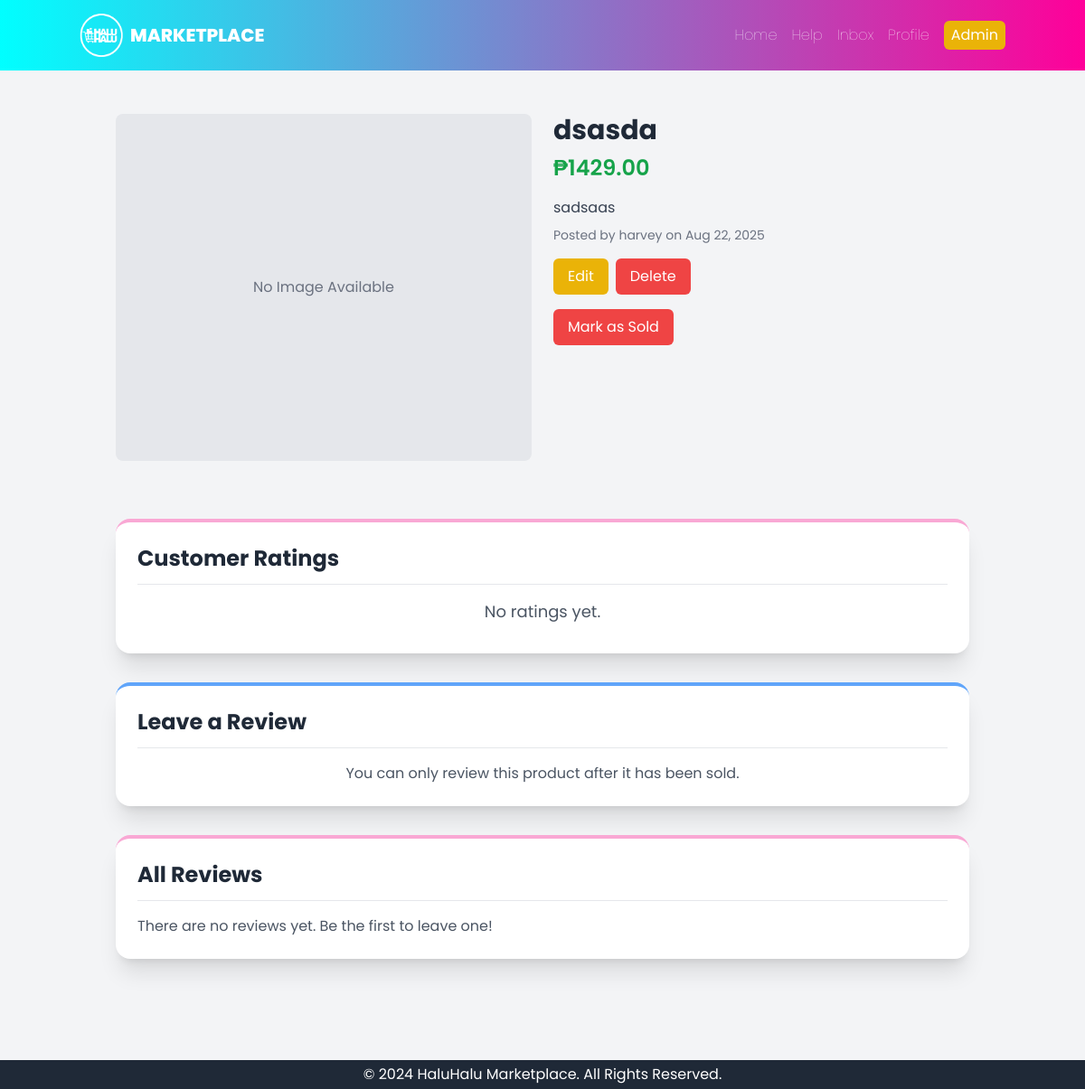
The page /products/7/ (signed in) on the database as committed earlier.
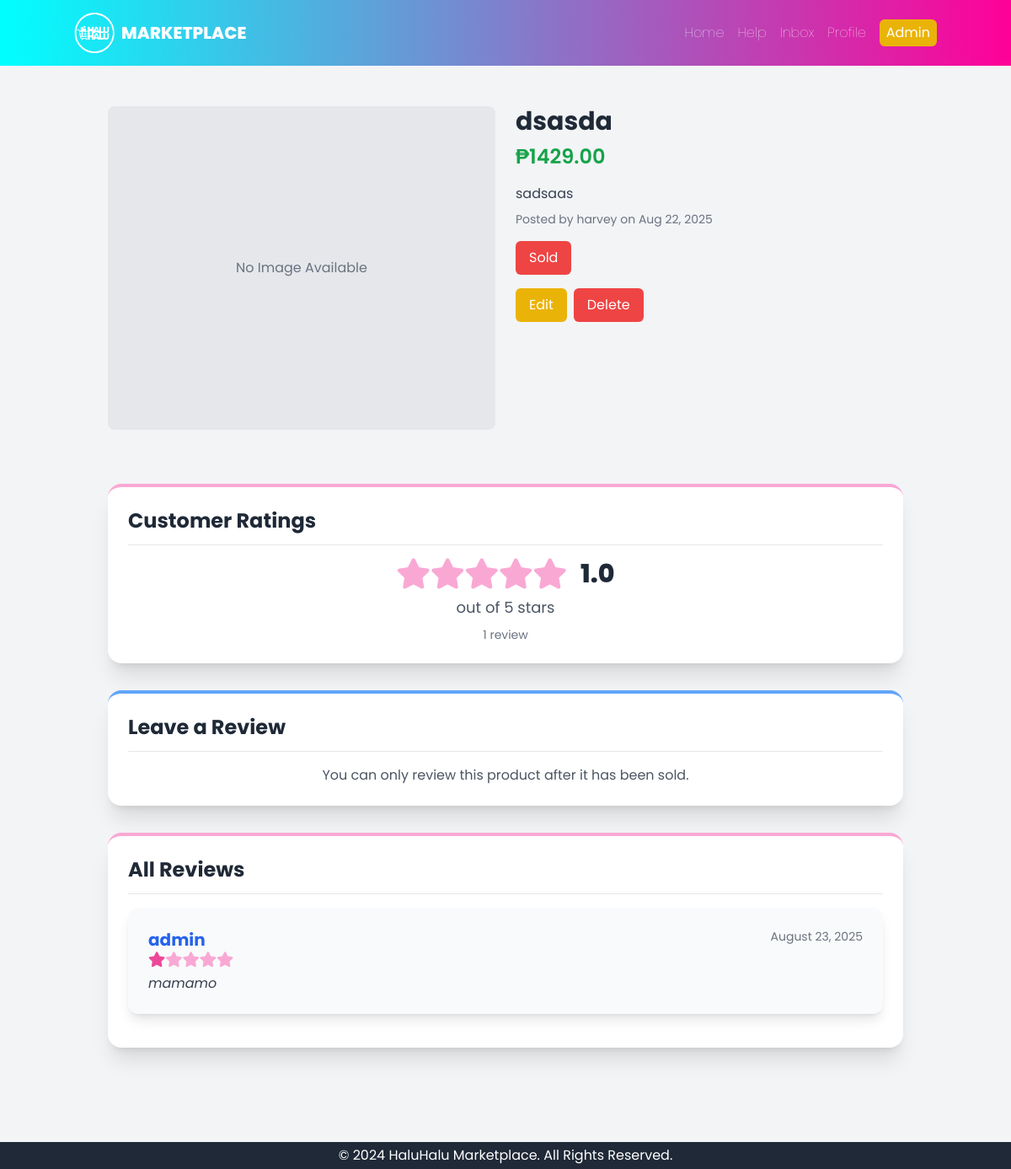
The same page on the database as committed later.
### core/models.py (models this page shows, shortened)
class Review(models.Model):
    product = models.ForeignKey(Product, on_delete=models.CASCADE, related_name='reviews')
    author = models.ForeignKey(settings.AUTH_USER_MODEL, on_delete=models.CASCADE, related_name='reviews')
    rating = models.IntegerField(
        validators=[
            MinValueValidator(1),
            MaxValueValidator(5)
        ]
    )
    comment = models.TextField(blank=True, null=True)
    created_at = models.DateTimeField(auto_now_add=True)

class CustomUser(AbstractUser):
    profile_pic = models.ImageField(upload_to='profile_pics', null=True, blank=True)

### core/views.py (the view)
# urls.py: path('products/<int:pk>/', ProductDetailView.as_view(), name='product_detail'),
class ProductDetailView(DetailView):
    model = Product
    template_name = 'core/product_detail.html'
    context_object_name = 'product'
    def get_context_data(self, **kwargs):
        context = super().get_context_data(**kwargs)
        product = self.get_object()
        context['reviews'] = product.reviews.all().order_by('-created_at')
        context['average_rating'] = product.average_rating()
        context['review_count'] = product.review_count()
        if self.request.user.is_authenticated:
            context['has_reviewed'] = product.reviews.filter(author=self.request.user).exists()
        else:
            context['has_reviewed'] = False
        return context

### core/models.py (called while the page is built)
    def average_rating(self):
        return self.reviews.aggregate(models.Avg('rating'))['rating__avg']

    def review_count(self):
        return self.reviews.count()

### core/templates/core/product_detail.html (shortened to what the changed rows need)
{% extends 'base.html' %}
{% load static %}
{% block content %}
<div class="container mx-auto p-4">
    <div class="grid grid-cols-1 md:grid-cols-2 gap-6">
        <div>
            <h2 class="text-3xl font-bold text-gray-800">{{ product.title }}</h2>
            <p class="text-2xl font-semibold text-green-600 mt-2">₱{{ product.price }}</p>
            <p class="mt-4 text-gray-700">{{ product.description }}</p>
            <p class="mt-2 text-sm text-gray-500">
                Posted by {{ product.seller.username }} on {{ product.posted_at|date:"M d, Y" }}
            </p>
            {% if product.is_sold %}
                <div class="mt-4 px-4 py-2 bg-red-500 text-white rounded-md inline-block">Sold</div>
            {% endif %}
            {% if request.user == product.seller %}
                <div class="mt-4 flex space-x-2">
                    <a href="{% url 'product_edit' product.pk %}" class="px-4 py-2 bg-yellow-500 text-white rounded-md hover:bg-yellow-600">Edit</a>
                    <a href="{% url 'product_delete' product.pk %}" class="px-4 py-2 bg-red-500 text-white rounded-md hover:bg-red-600">Delete</a>
                </div>
                {% if not product.is_sold %}
                    <form action="{% url 'mark_as_sold' product.pk %}" method="post" class="mt-4">
                        <button type="submit" class="inline-block px-4 py-2 bg-red-500 text-white rounded-md hover:bg-red-600">Mark as Sold</button>
                    </form>
                {% endif %}
            {% endif %}
        </div>
    </div>
</div>
<div class="container mx-auto p-4 my-8">
    <div class="bg-white p-6 rounded-2xl shadow-xl mb-8 border-t-4 border-pink-300">
        <h4 class="text-2xl font-bold text-gray-800 mb-3">Customer Ratings</h4>
        <hr class="mb-4">
        <div class="flex flex-col items-center justify-center mb-2">
            {% if average_rating %}
                <div class="flex items-center text-4xl mb-2">
                    {% for i in "12345"|make_list %}
                        {% if forloop.counter <= average_rating|floatformat:0 %}
                            <i class="fas fa-star text-pink-500"></i>
                        {% else %}
                            <i class="fas fa-star text-pink-300"></i>
                        {% endif %}
                    {% endfor %}
                    <span class="text-gray-800 ml-4 text-3xl font-extrabold">{{ average_rating|floatformat:1 }}</span>
                </div>
                <p class="text-lg text-gray-600">out of 5 stars</p>
            {% else %}
                <p class="text-lg text-gray-600">No ratings yet.</p>
            {% endif %}
        </div>
        {% if review_count %}
            <p class="text-center text-sm text-gray-500 mt-2">{{ review_count }} review{{ review_count|pluralize }}</p>
        {% endif %}
    </div>
    <div class="bg-white p-6 rounded-2xl shadow-xl border-t-4 border-pink-300">
        <h4 class="text-2xl font-bold text-gray-800 mb-3">All Reviews</h4>
        <hr class="mb-4">
        {% if reviews %}
            {% for review in reviews %}
                <div class="bg-gray-50 p-6 rounded-xl shadow-lg mb-4">
                    <div class="flex items-start justify-between">
                        <div>
                            <h5 class="text-xl font-bold text-blue-600">{{ review.author.username }}</h5>
                            <div class="flex items-center text-lg mb-2">
                                {% for i in "12345"|make_list %}
                                    {% if forloop.counter <= review.rating %}
                                        <i class="fas fa-star text-pink-500"></i>
                                    {% else %}
                                        <i class="fas fa-star text-pink-300"></i>
                                    {% endif %}
                                {% endfor %}
                            </div>
                            {% if review.comment %}
                                <p class="text-gray-700 italic">{{ review.comment }}</p>
                            {% endif %}
                        </div>
                        <div class="flex flex-col items-end">
                            <small class="text-sm text-gray-500 mb-2">{{ review.created_at|date:"F j, Y" }}</small>
                        </div>
                    </div>
                </div>
            {% endfor %}
        {% else %}
            <p class="text-gray-600">There are no reviews yet. Be the first to leave one!</p>
        {% endif %}
    </div>
</div>
{% endblock %}

Rows that differ between the two databases and show on the page:
changed Product "dsasda": is_sold False → True (drawn)
added Review: author.username "admin", rating 1 (drawn), comment "mamamo", created_at "August 23, 2025"
Other text that changed with them:
{{ average_rating|floatformat:1 }}: (not shown) → "1.0"
{{ review_count }}: (not shown) → "1"
text no longer shown: "Mark as Sold No ratings yet. There are no reviews yet. Be the first to leave one!"
text now shown: "Sold out of 5 stars review"
